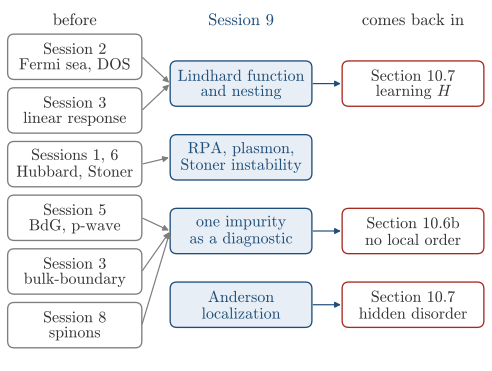

Source code (Python):
"""Session 9, where the session sits in the course, a small concept map.

Built from lecture_notes/WEB_NOTES_CONCEPTS.md, in the shape of webnotes/figures/session01/session_map.py. The left
column holds what the session takes from earlier sessions (Density of states, Linear response, Hubbard model and
Mean field, Nambu spinor and BdG with Majorana modes, Edge states and bulk-boundary correspondence with the Chern
number, Stoner criterion, Spinons and Kondo physics), the middle column what it builds, and the right column the
pages of Session 10 where it comes back (10.6b, 10.7).
"""
import os, sys
sys.path.insert(0, os.path.join(os.path.dirname(os.path.abspath(__file__)), ".."))
import matplotlib.pyplot as plt
from matplotlib.patches import FancyBboxPatch, FancyArrowPatch
import style

FS = 12
W, H = 12.7, 9.5                                   # in cm, the axes are in cm too
fig = plt.figure(figsize=(W * style.CM, H * style.CM))
ax = fig.add_axes([0, 0, 1, 1])
ax.set_xlim(0, W); ax.set_ylim(0, H); ax.axis('off')

COL = {'before': (0.05, 3.55), 'here': (4.35, 3.75), 'after': (8.9, 3.75)}
HEAD = H - 0.4


def box(col, y, text, kind):
    x0, w = COL[col]
    fc, ec, tc = {'before': ('white', style.MUTED, style.INK),
                  'here': ('#e8eef5', style.ACCENT, style.ACCENT),
                  'after': ('white', style.BROKEN, style.INK)}[kind]
    ax.add_patch(FancyBboxPatch((x0, y - 0.6), w, 1.2, boxstyle='round,pad=0,rounding_size=0.18',
                                fc=fc, ec=ec, lw=1.0))
    ax.text(x0 + w / 2, y, text, ha='center', va='center', fontsize=FS, color=tc, linespacing=1.15)
    return (x0, x0 + w, y)


def edge(a, b, color=style.MUTED):
    ax.add_patch(FancyArrowPatch((a[1], a[2]), (b[0], b[2]), arrowstyle='-|>', mutation_scale=9,
                                 color=color, lw=0.9, shrinkA=1, shrinkB=1))


for col, txt in (('before', 'before'), ('here', 'Session 9'), ('after', 'comes back in')):
    x0, w = COL[col]
    ax.text(x0 + w / 2, HEAD, txt, ha='center', va='center', fontsize=FS + 0.5,
            color=style.ACCENT if col == 'here' else style.INK)

yb = [H - 1.35 - 1.42 * i for i in range(7)]
s2 = box('before', yb[0], 'Session 2\nFermi sea, DOS', 'before')
s3a = box('before', yb[1], 'Session 3\nlinear response', 'before')
s16 = box('before', yb[2], 'Sessions 1, 6\nHubbard, Stoner', 'before')
s5 = box('before', yb[3], 'Session 5\nBdG, p-wave', 'before')
s3b = box('before', yb[4], 'Session 3\nbulk-boundary', 'before')
s8 = box('before', yb[5], 'Session 8\nspinons', 'before')

yh = [H - 2.06 - 1.95 * i for i in range(4)]
lind = box('here', yh[0], 'Lindhard function\nand nesting', 'here')
rpa = box('here', yh[1], 'RPA, plasmon,\nStoner instability', 'here')
imp = box('here', yh[2], 'one impurity\nas a diagnostic', 'here')
loc = box('here', yh[3], 'Anderson\nlocalization', 'here')

a1 = box('after', yh[0], 'Section 10.7\nlearning $H$', 'after')
a2 = box('after', yh[2], 'Section 10.6b\nno local order', 'after')
a3 = box('after', yh[3], 'Section 10.7\nhidden disorder', 'after')

edge(s2, lind); edge(s3a, lind)
edge(s16, rpa)
edge(s5, imp); edge(s3b, imp); edge(s8, imp)
edge(lind, a1, style.ACCENT)
edge(imp, a2, style.ACCENT)
edge(loc, a3, style.ACCENT)
style.save(fig, __file__)
